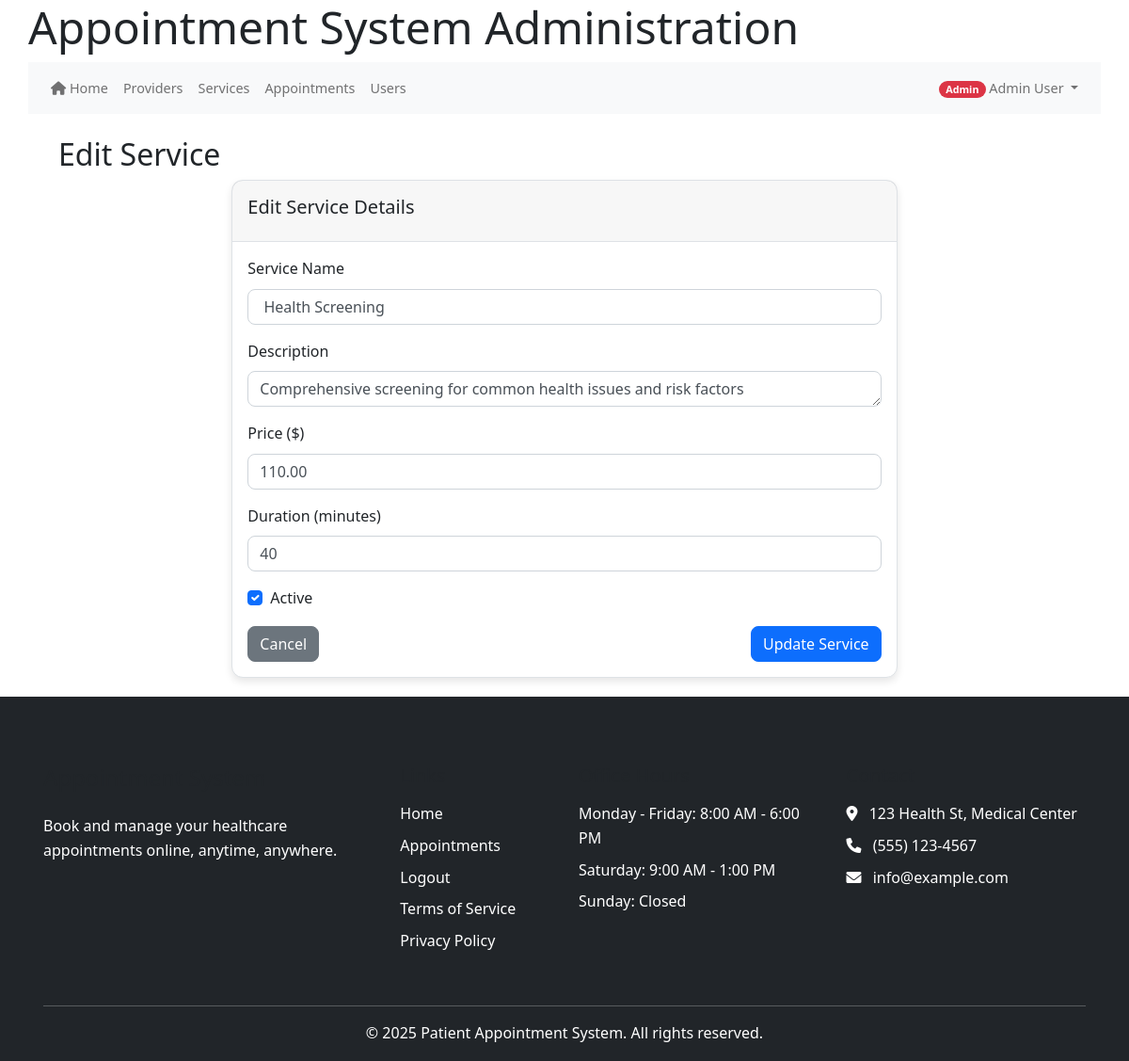
The page /index.php/admin/services/edit/42 (signed in) on the database its author committed.
### tables this page shows
CREATE TABLE IF NOT EXISTS `services` (
  `service_id` int(11) NOT NULL AUTO_INCREMENT,
  `name` varchar(255) NOT NULL,
  `description` text DEFAULT NULL,
  `duration` int(11) DEFAULT 30,
  `price` decimal(10,2) DEFAULT NULL,
  `is_active` tinyint(1) DEFAULT 1,
  `created_at` timestamp NOT NULL DEFAULT current_timestamp(),
  PRIMARY KEY (`service_id`)
);

### public_html/bootstrap.php (called while the page is built, shortened)
<?php
require_once APP_ROOT . '/core/helpers.php';
require_once CORE_PATH . '/helpers.php';
function get_db() {
    static $db = null;
    if ($db === null) {
        if (defined('DB_HOST') && defined('DB_USER') && defined('DB_PASS') && defined('DB_NAME')) {
            $db = new mysqli(DB_HOST, DB_USER, DB_PASS, DB_NAME);
            $db->set_charset('utf8mb4');
        } else {
            throw new Exception("Database constants not defined");
        }
    }
    return $db;
}
return true;

### models/Services.php (called while the page is built, shortened)
<?php
class Services {
    private $db;
    public function __construct($db) {
        $this->db = $db;
    }
    public function getServiceById($serviceId) {
        try {
            $query = "SELECT * FROM services WHERE service_id = ?";
            if ($this->db instanceof mysqli) {
                $stmt = $this->db->prepare($query);
                $stmt->bind_param("i", $serviceId);
                $stmt->execute();
                $result = $stmt->get_result();
                if ($result && $row = $result->fetch_assoc()) {
                    return $this->enrichServiceData($row);
                }
            }
        } catch (Exception $e) {
            error_log("Error in getServiceById: " . $e->getMessage());
        }
        return null;
    }
    private function enrichServiceData($service) {
        $service['icon'] = $this->getServiceIcon($service['name']);
        if (isset($service['duration']) && $service['duration'] >= 60) {
            $hours = floor($service['duration'] / 60);
            $minutes = $service['duration'] % 60;
            if ($minutes > 0) {
                $service['duration_formatted'] = "{$hours} hour" . ($hours > 1 ? 's' : '') .
                                             " {$minutes} minute" . ($minutes > 1 ? 's' : '');
            } else {
                $service['duration_formatted'] = "{$hours} hour" . ($hours > 1 ? 's' : '');
            }
        } else {
            $service['duration_formatted'] = $service['duration'] . " minute" .
                                          ($service['duration'] != 1 ? 's' : '');
        }
        return $service;
    }
    private function getServiceIcon($serviceName) {
        $name = strtolower($serviceName);
        if (strpos($name, 'check') !== false || strpos($name, 'exam') !== false) {
            return 'stethoscope';
        } elseif (strpos($name, 'therapy') !== false || strpos($name, 'counseling') !== false) {
            return 'brain';
        } elseif (strpos($name, 'cardiac') !== false || strpos($name, 'heart') !== false) {
            return 'heartbeat';
        } elseif (strpos($name, 'dental') !== false || strpos($name, 'teeth') !== false) {
            return 'tooth';
        } elseif (strpos($name, 'eye') !== false || strpos($name, 'vision') !== false) {
            return 'eye';
        } elseif (strpos($name, 'physical') !== false || strpos($name, 'rehab') !== false) {
            return 'dumbbell';
        } elseif (strpos($name, 'vaccine') !== false || strpos($name, 'immun') !== false) {
            return 'syringe';
        } elseif (strpos($name, 'lab') !== false || strpos($name, 'test') !== false) {
            return 'vial';
        } elseif (strpos($name, 'pediatric') !== false || strpos($name, 'child') !== false) {
            return 'child';
        } else {
            return 'user-md';
        }
    }
}

### core/helpers.php (called while the page is built, shortened)
<?php
function base_url($path = '') {
    $protocol = isset($_SERVER['HTTPS']) && $_SERVER['HTTPS'] !== 'off' ? 'https' : 'http';
    $host = $_SERVER['HTTP_HOST'] ?? 'localhost';
    $script_name = $_SERVER['SCRIPT_NAME'];
    $base_dir = dirname($script_name);
    $base_url = "{$protocol}://{$host}{$base_dir}";
    $base_url = rtrim($base_url, '/');
    $path = ltrim($path, '/');
    return $path ? "{$base_url}/{$path}" : $base_url;
}

### views/admin/edit_service.php (the view, shortened to what this page needs)
<?php include VIEW_PATH . '/partials/header.php'; ?>
<div class="container">
    <h2>Edit Service</h2>
    <div class="row">
        <div class="col-md-8 offset-md-2">
            <div class="card">
                <div class="card-header">
                    <h5>Edit Service Details</h5>
                </div>
                <div class="card-body">
                    <form action="<?= base_url('index.php/admin/services/edit/' . $service['service_id']) ?>" method="post">
                        <div class="mb-3">
                            <label for="name" class="form-label">Service Name</label>
                            <input type="text" class="form-control" id="name" name="name" value="<?= htmlspecialchars($service['name']) ?>" required>
                        </div>
                        <div class="mb-3">
                            <label for="description" class="form-label">Description</label>
                            <textarea class="form-control" id="description" name="description" rows="3" required><?= htmlspecialchars($service['description']) ?></textarea>
                        </div>
                        <div class="mb-3">
                            <label for="price" class="form-label">Price ($)</label>
                            <input type="number" step="0.01" min="0" class="form-control" id="price" name="price" value="<?= htmlspecialchars($service['price']) ?>" required>
                        </div>
                        <div class="mb-3">
                            <label for="duration" class="form-label">Duration (minutes)</label>
                            <input type="number" min="1" class="form-control" id="duration" name="duration" value="<?= htmlspecialchars($service['duration'] ?? 30) ?>" required>
                        </div>
                        <div class="mb-3 form-check">
                            <input type="checkbox" class="form-check-input" id="is_active" name="is_active" value="1" <?= (!isset($service['is_active']) || $service['is_active']) ? 'checked' : '' ?>>
                            <label class="form-check-label" for="is_active">Active</label>
                        </div>
                        <div class="d-flex justify-content-between">
                            <a href="<?= base_url('index.php/admin/services') ?>" class="btn btn-secondary">Cancel</a>
                            <button type="submit" class="btn btn-primary">Update Service</button>
                        </div>
                    </form>
                </div>
            </div>
        </div>
    </div>
</div>
<?php include VIEW_PATH . '/partials/footer.php'; ?>

### views/partials/header.php (style rules this page uses)
body { padding-top: 20px; padding-bottom: 20px; font-family: 'Segoe UI', Tahoma, Geneva, Verdana, sans-serif; }
.card { margin-bottom: 20px; border-radius: 12px; box-shadow: 0 4px 8px rgba(0,0,0,0.1) !important; transition: none !important; }

### views/partials/footer.php (style rules this page uses)
html, body { height: 100%; margin: 0; padding: 0; }
body { display: flex; flex-direction: column; min-height: 100vh; }
.container { flex: 1 0 auto; }

### rows shown on the page
services: name "Health Screening", description "Comprehensive screening for common health issues and risk factors", price "110.00", duration "40", is_active "☑"

### other values the page prints
$userRole "Admin"
$userName "Admin User"
